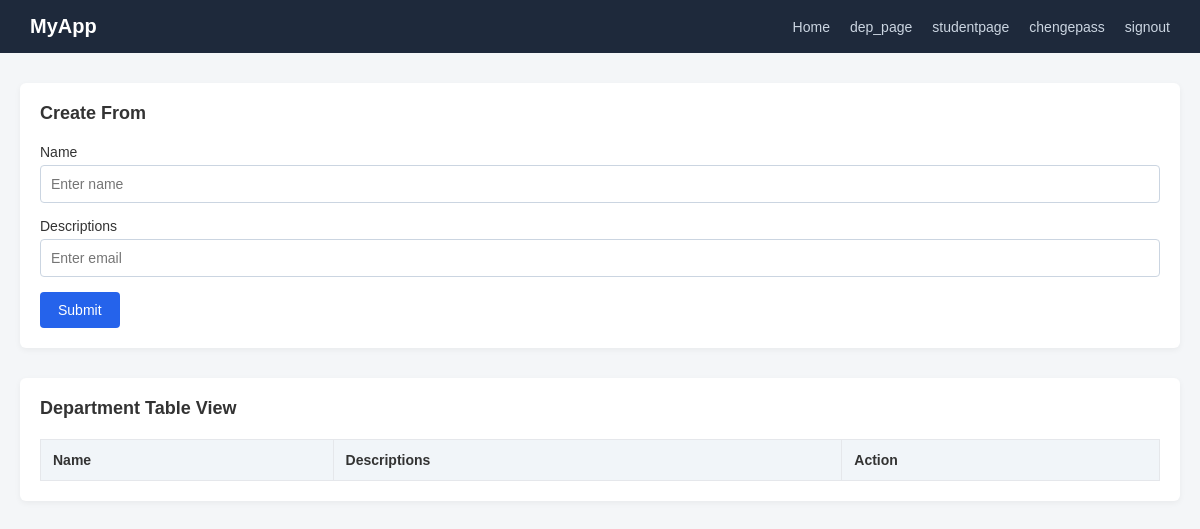
The app's page /dep_page/, older data.
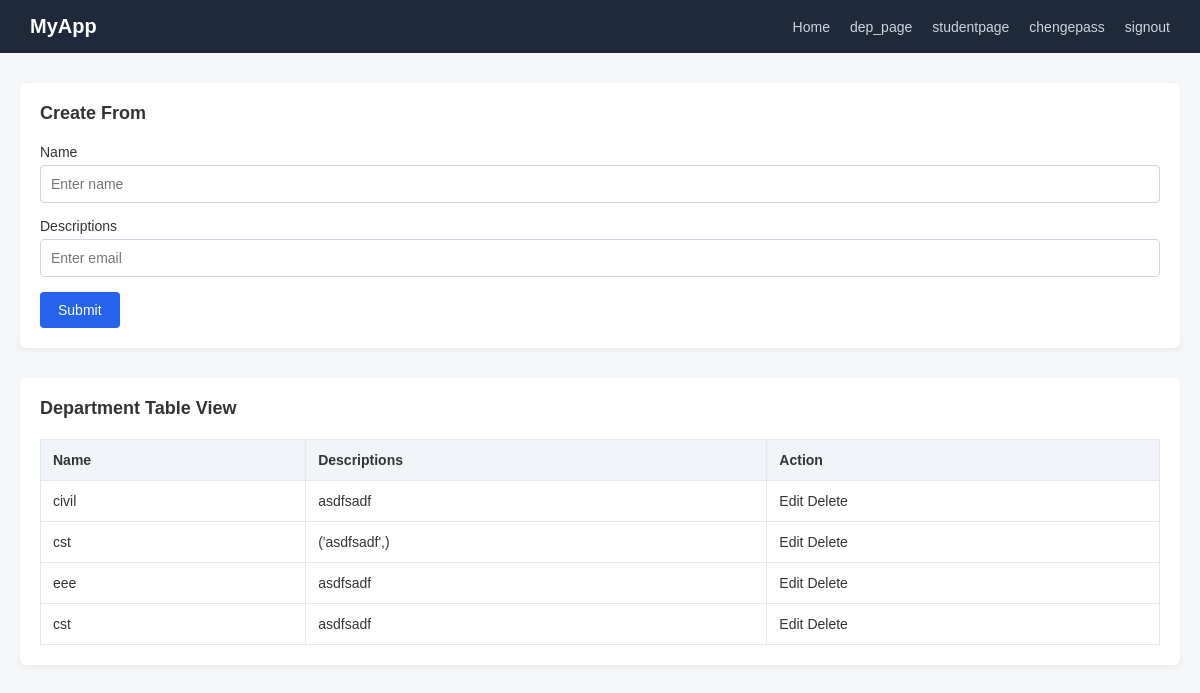
The same page, newer data.
### myapp/models.py (models this page shows, shortened)
class DepartModel(models.Model):
    name=models.CharField(null=True)
    description=models.TextField(max_length=200,null=True)

### myapp/views.py (the view, shortened to what this page needs)
# urls.py: path('dep_page/',dep_page,name='dep_page'),
def dep_page(r):
    d_data=DepartModel.objects.all()
    context={
        'data':d_data
    }
    return render (r,'dep_page.html',context)

### templates/dep_page.html (shortened to what this page needs)
{% extends 'home.html' %}
{% block body %}
    <div class="container">
        <div class="card">
            <h2>Create From</h2>
            <form method="POST">
                <div class="form-group">
                    <label>Name</label>
                    <input type="text" name="name" placeholder="Enter name">
                </div>
                <div class="form-group">
                    <label>Descriptions</label>
                    <input type="text" name="description" placeholder="Enter email">
                </div>
                <button class="btn btn-primary">Submit</button>
            </form>
        </div>
        <div class="card">
            <h2>Department Table View</h2>
            <table>
                <thead>
                    <tr>
                        <th>Name</th>
                        <th>Descriptions</th>
                        <th>Action</th>
                    </tr>
                </thead>
                <tbody>
                    {% for i in data %}
                    <tr>
                        <td>{{i.name}}</td>
                        <td>{{i.description}}</td>
                        <td>
                            <a href="{% url 'dep_edit' i.id %}">Edit</a>
                            <a href="{% url 'dep_delete' i.id %}">Delete</a>
                        </td>
                    </tr>
                    {% endfor %}
                </tbody>
            </table>
        </div>
{% endblock body %}

Row changes from the older to the newer data that the page shows:
added DepartModel: name "civil", description "asdfsadf"
added DepartModel: name "cst", description "('asdfsadf',)"
added DepartModel: name "eee", description "asdfsadf"
added DepartModel: name "cst", description "asdfsadf"
